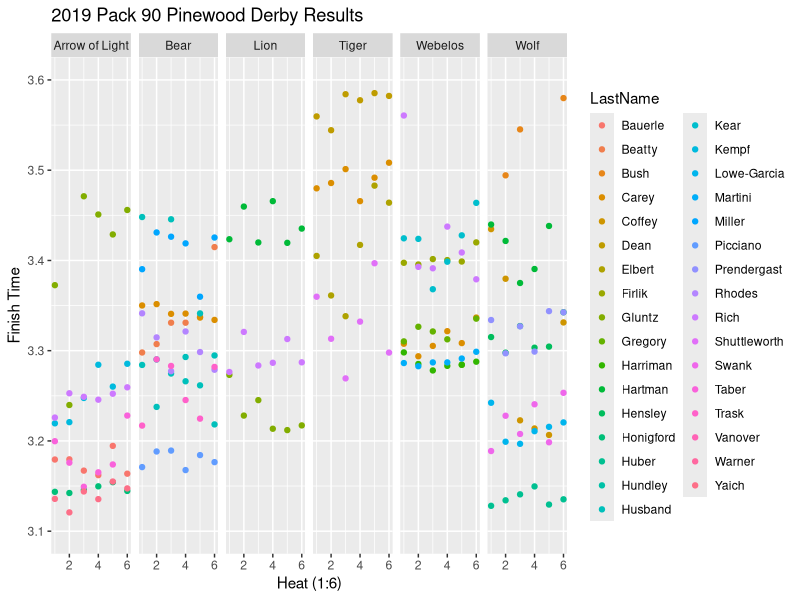
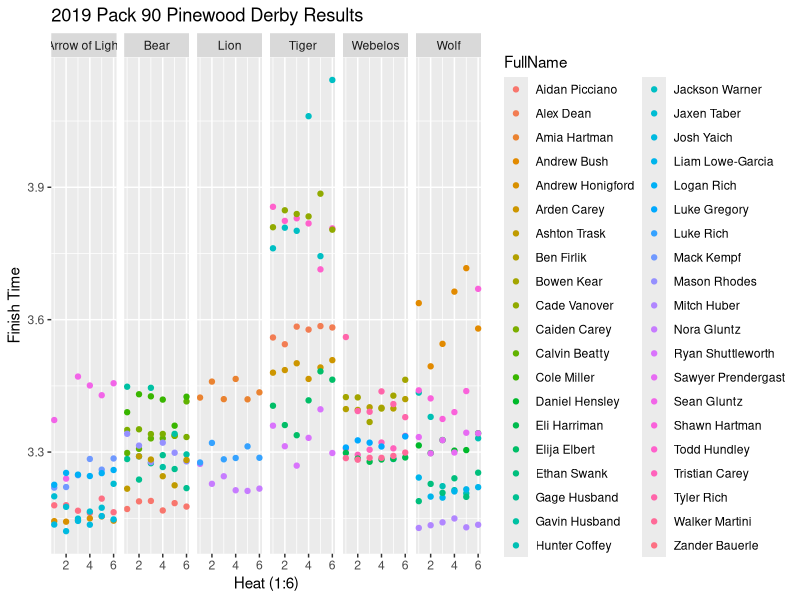
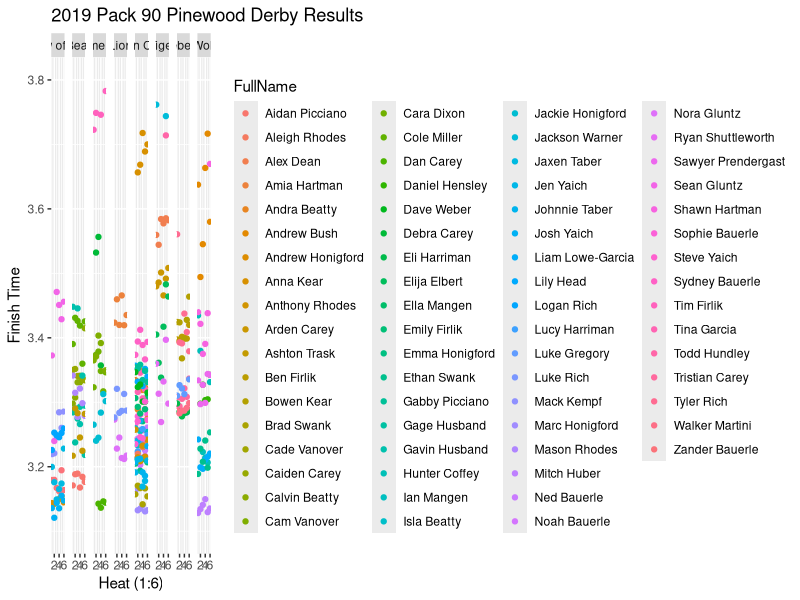
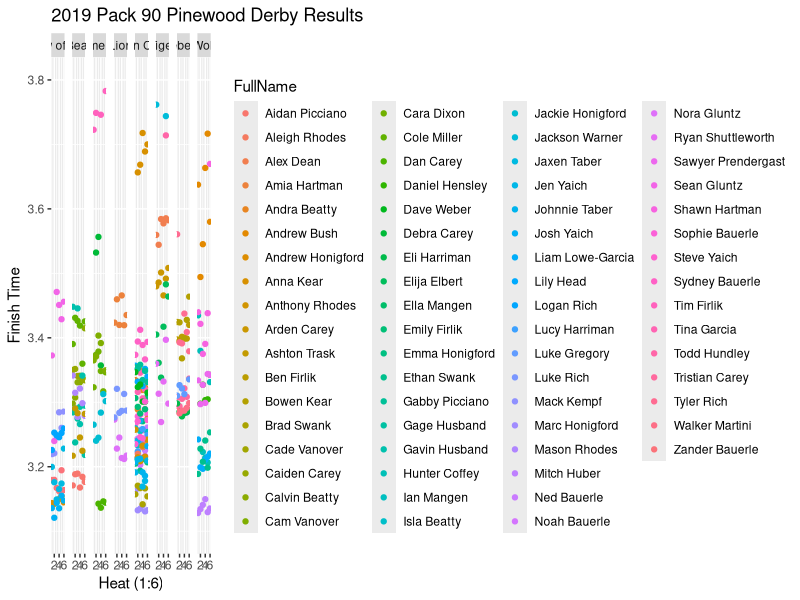
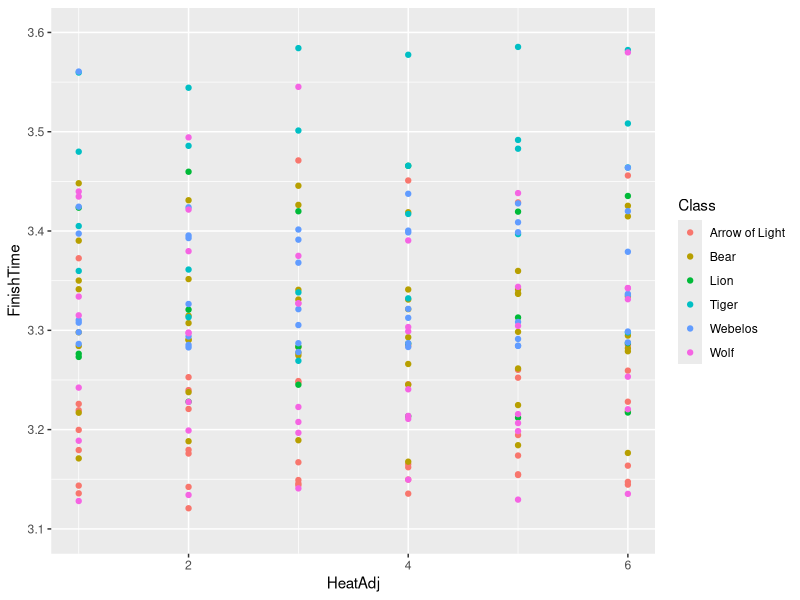
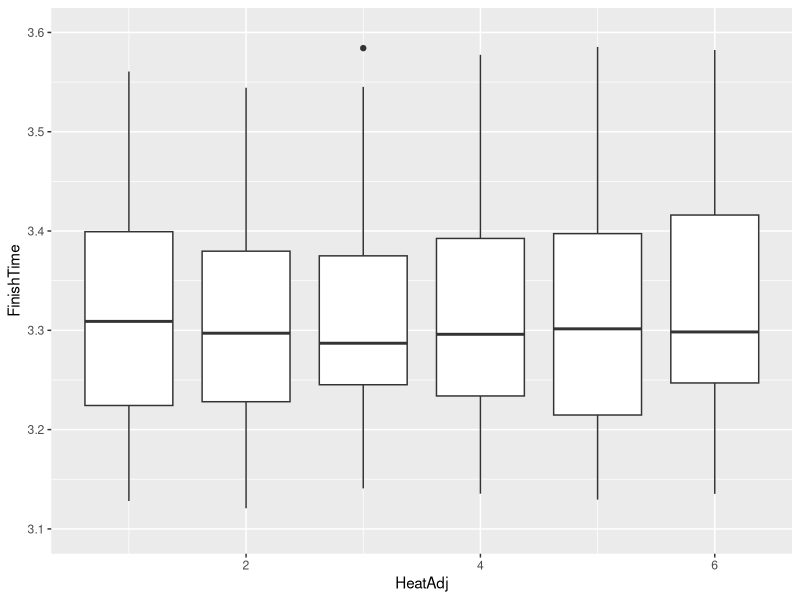
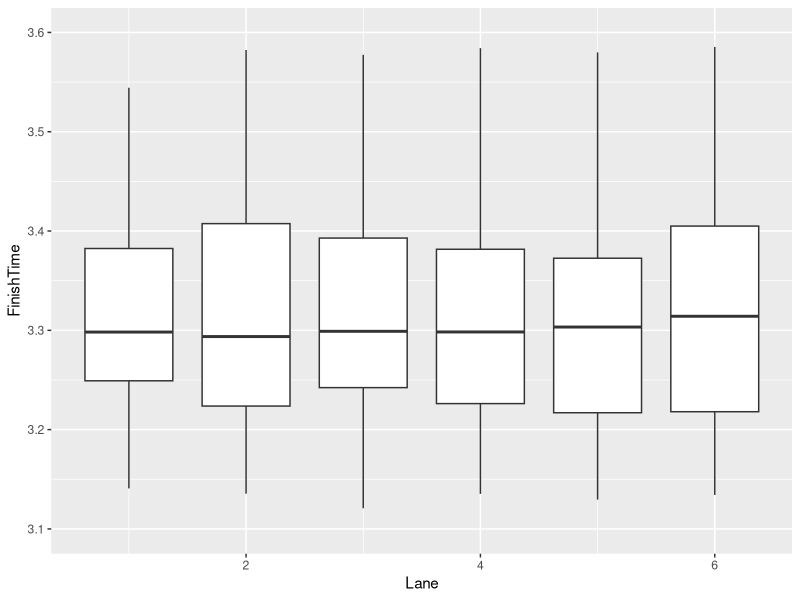

Reproduce these figures in R, in order.
#####2018 Pinewood Derby Stats####
#install and load packages
install.packages("dplyr")
library(dplyr)

install.packages("tidyr")
library(tidyr)

install.packages("ggplot2")
library(ggplot2)

#Load File
tempderby19 <- read.csv("Pack90Derby-Results.csv")
#convert to Data Frame dplyr package
derby19 <- tbl_df(tempderby19)
#remove old df
rm(tempderby19)


#Add full Name to data, Heat Order (dependnet on 6 runs by each racer), combined Heat order and Lane
derby19 <- mutate(derby19, FullName = paste(FirstName, LastName, sep = " "), 
                       HeatAdj = rep(1:6,times = nrow(derby19)/6), HeatAdjLane = paste0(HeatAdj, Lane))


#subset out class we don't need
derby19scout <- derby19[derby19$Class %in% c("Lion", "Tiger", "Wolf", "Bear", "Webelos", "Arrow of Light"),]

#Take out Ian
derby19scout <- derby19scout[derby19scout$LastName != "Mangen",]


#Fix Data Danny Hensley
danny <- derby19scout[derby19scout$FullName == "Daniel Hensley","FinishTime"]
mean(danny$FinishTime[2:6])
derby19scout$FinishTime[211]= mean(danny$FinishTime[2:6])
derby19scout$FinishTime[211]

#Fix Data Gage Husband
Cage <- derby19scout[derby19scout$FullName == "Gage Husband","FinishTime"]
mean(Cage$FinishTime[c(1:4,6)])
derby19scout$FinishTime[59]= mean(Cage$FinishTime[c(1:4,6)])
derby19scout$FinishTime[59]

#groupby name, Summarize Data, Arrange by Fastest Time
derby19byname <- group_by(derby19scout, FullName, Class)
derby19Summary <- summarize(derby19byname, AverageFinishTime = mean(FinishTime), FastestTime = min(FinishTime), StandardDeviation = sd(FinishTime))
derby19Summary <- arrange(derby19Summary, AverageFinishTime)

#groupby class, Summarize Data, Arrange by Fastest Time
derby19byClass <- group_by(derby19scout, Class)
derby19SummaryClass <- summarize(derby19byClass, AverageFinishTime = mean(FinishTime), FastestTime = min(FinishTime), StandardDeviation = sd(FinishTime))
derby19SummaryClass <- arrange(derby19SummaryClass, AverageFinishTime)

#groupby lane and heat adg, Summarize Data, SpreadLane to columns & HeatAdjust by rows
derby19byLane <- group_by(derby19scout, Lane, HeatAdj)
derby19SummaryLane <- summarize(derby19byLane, AverageFinishTime = mean(FinishTime))
spread(derby19SummaryLane, Lane, AverageFinishTime)


#loop created to produce rank for individual. Loop is dependent on each racer having 6 runs
#nrow(derby19scout)/6)
count <- 1
FinishTimeRank <- vector('numeric')
temp2 <- while(count<= (nrow(derby19scout)/6)){
  newcount <- count * 6
  temp <- derby19scout[(newcount-5):newcount, "FinishTime"] 
  temprank <- rank(temp$FinishTime)
  FinishTimeRank <- append(FinishTimeRank, temprank)
  count <- count+1}

#bind column to DF
derby19scout <- cbind(derby19scout, FinishTimeRank)
#summarize time rank by Lane
derby19scout %>% group_by(Lane) %>%  summarize(RankTime = mean(FinishTimeRank))
#summarize time rank by HeatAdj
derby19scout %>% group_by(HeatAdj) %>%  summarize(RankTime = mean(FinishTimeRank))

#summarize time rank by HeatAdjLane
derby19scout %>% group_by(HeatAdjLane) %>%  summarize(RankTime = mean(FinishTimeRank))


#summarize Stats by Class - Condensed Version
#derby19scout %>% group_by(Class) %>% summarize(AverageFinishTime = mean(FinishTime), FastestTime = min(FinishTime), StandardDeviation = sd(FinishTime)) %>% arrange(AverageFinishTime)


#Example test without loop
#temp <- derby19scout[1:6, "FinishTime"]
#rank(-temp$FinishTime)


#####PLOTS####
#Create plot to see if it works, then widen plotting area to get better picture, Impotant on the more complicated plots

#Summary of results broken out by class, color by person, with finish time
qplot(data = derby19scout, HeatAdj, FinishTime, geom = c("point"), aes(group = HeatAdj, color = LastName), 
      facets = .~ Class, ylim = c(3.1,3.6), xlab = "Heat (1:6)", ylab = "Finish Time", main = "2019 Pack 90 Pinewood Derby Results")

#Summary of scout NOT LIMITED
qplot(data = derby19scout, HeatAdj, FinishTime, geom = c("point"), aes(group = HeatAdj, color = FullName), 
      facets = .~ Class, xlab = "Heat (1:6)", ylab = "Finish Time", main = "2019 Pack 90 Pinewood Derby Results")

#Summary of ALL Participants
qplot(data = derby19, HeatAdj, FinishTime, geom = c("point"), aes(group = HeatAdj, color = FullName), 
      facets = .~ Class, xlab = "Heat (1:6)", ylab = "Finish Time", main = "2019 Pack 90 Pinewood Derby Results", ylim = c(3.1,3.8))

#Summary of ALL Particiants LIMITED
qplot(data = derby19, HeatAdj, FinishTime, geom = c("point"), aes(group = HeatAdj, color = FullName), 
      facets = .~ Class, xlab = "Heat (1:6)", ylab = "Finish Time", main = "2019 Pack 90 Pinewood Derby Results", ylim = c(3.1,3.8))


#Plot by Time, Heat Adj, colored by class
qplot(data = derby19scout, HeatAdj, FinishTime, geom = c("point"), aes(group = HeatAdj, color = Class), ylim = c(3.1,3.6))

#Box plot of same thing as above
qplot(data = derby19scout, HeatAdj, FinishTime, geom = c("boxplot"), aes(group = HeatAdj, color = Class), ylim = c(3.1,3.6))

#Box plot of Lane and Finish time LIMITED
qplot(data = derby19scout, Lane, FinishTime, geom = c("boxplot"), aes(group = Lane, color = Class), ylim = c(3.1, 3.6))

